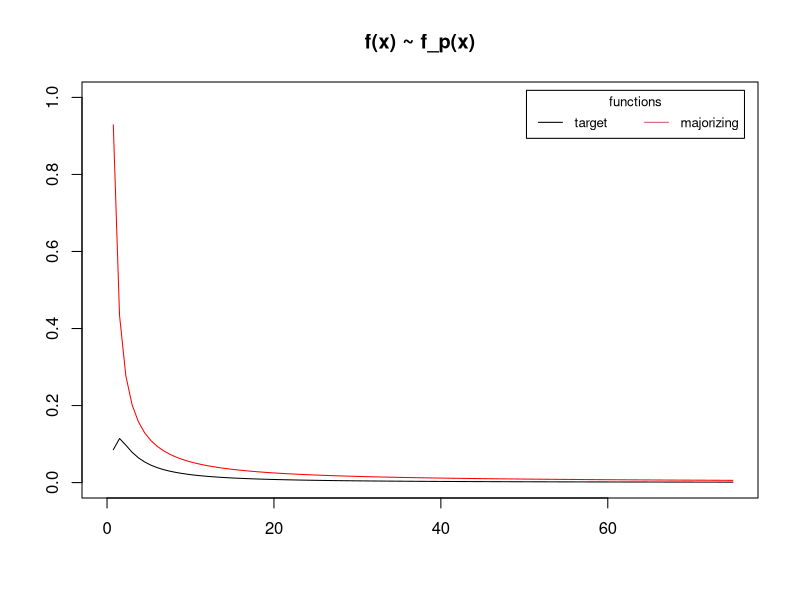
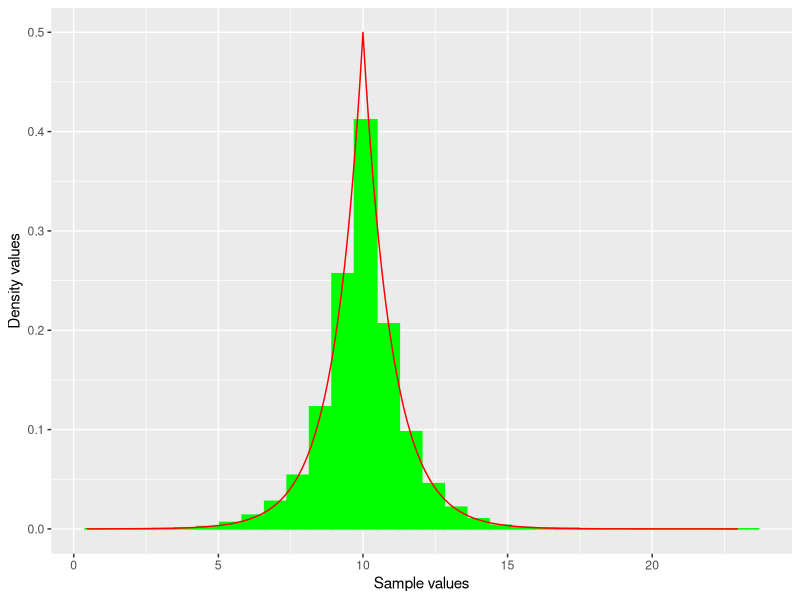

Generate these figures, in order, with R:
## ---- chunk 1
knitr::opts_chunk$set(echo = TRUE)
library(ggplot2)
## ---- chunk 2
c = 2
t_min = 1.5
alpha = 1.1

plot(1, xlim = c(0,75), ylim = c(0, 1), type = "n", xlab = "", ylab = "", main = "f(x) ~ f_p(x)")
curve(eval(c) * (sqrt(2 * pi)^(-1)) * exp(-eval(c)^(2) / (2 * x)) * x^(-3/2), from=0, to=75, add=TRUE, col="black")
curve((eval(alpha) - 1 / eval(t_min)) * (x / eval(t_min))^(-eval(alpha)), from=0, to=75, add=TRUE, col="red")

legend("topright", inset=.02, title="functions",
       c("target","majorizing"), horiz=TRUE, cex=0.8, col = 1:2, lty = 1)
## ---- chunk 3
# Given density function
laplace_density <- function(x, mu, alpha) {
  result = (alpha/2)*exp(-alpha*abs(x-mu))
  return(result)
}

# Calculated inverse CDF for Laplace function
laplace_inv_cdf = function(p, mu, alpha){
  result = mu-alpha*sign(p-0.5)*log(1-2*abs(p-0.5))
  return(result)
}

# Random number generation with n=10000, mu=10, alpha=1
n = 10000
unif_sample = runif(n)
sample = laplace_inv_cdf(unif_sample, 10, 1)
sample_density = laplace_density(sample, 10, 1)
## ---- chunk 4
# Plotting the histogram
hist_plot <- ggplot() +
geom_histogram(aes(x = sample, y = ..density..), col = "green", fill="green") +
geom_line(aes(x = sample, y = sample_density), col = "red") +
xlab("Sample values") + ylab("Density values")

hist_plot
